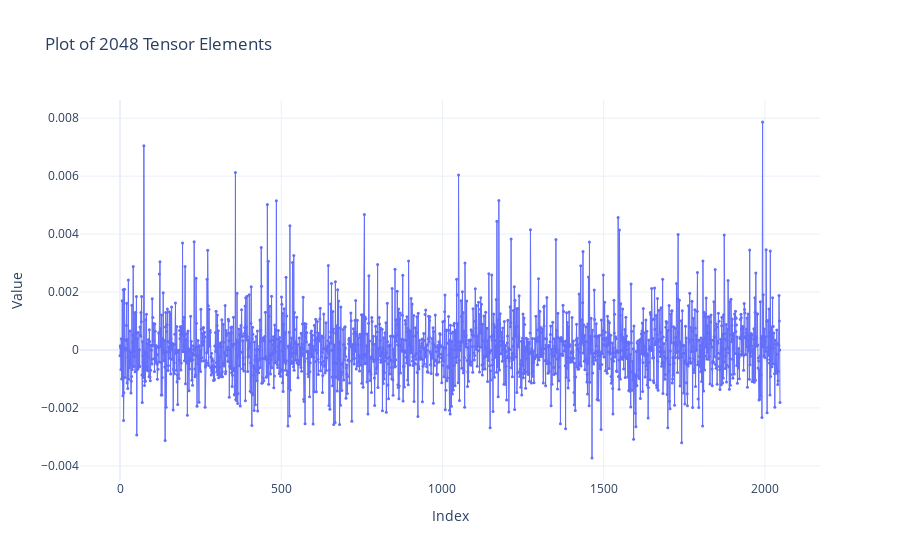

Notebook code cell kept with this figure:
### Code cell
import torch
import numpy as np
import plotly.graph_objects as go

# Create a tensor with 2048 elements
tensor = C

# Convert the tensor to a NumPy array
array = tensor.numpy()

# Create a Plotly figure
fig = go.Figure()

# Add the data to the figure
fig.add_trace(go.Scatter(y=array, mode='lines+markers', marker=dict(size=3), line=dict(width=1)))

# Update the layout
fig.update_layout(
    title='Plot of 2048 Tensor Elements',
    xaxis_title='Index',
    yaxis_title='Value',
    template='plotly_white'
)

# Show the plot
fig.show()

### Figure 1 — Plotly figure (JSON) as saved in the notebook; plotly's stock layout.template omitted (floating-point values rounded to 4 significant figures; data arrays with more than 128 entries replaced by an {"elided": "..."} marker saying what was removed)
{"data": [{"line": {"width": 1}, "marker": {"size": 3}, "mode": "lines+markers", "type": "scatter", "y": {"elided": "2048 float values"}}], "layout": {"title": {"text": "Plot of 2048 Tensor Elements"}, "xaxis": {"title": {"text": "Index"}}, "yaxis": {"title": {"text": "Value"}}}}
